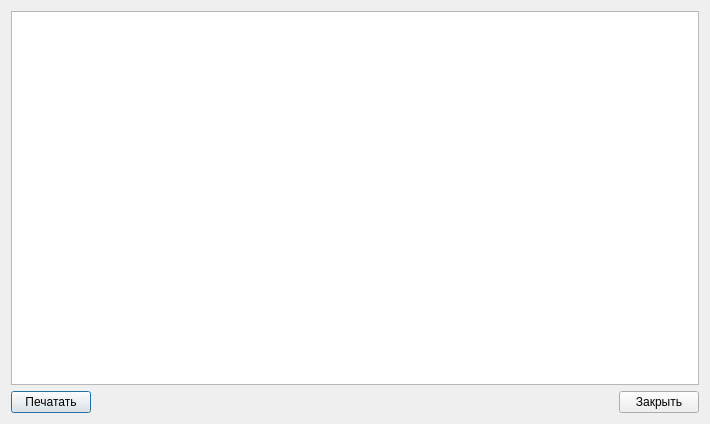
<?xml version="1.0" encoding="UTF-8"?>
<ui version="4.0">
 <class>PrintBillDialog</class>
 <widget class="QDialog" name="PrintBillDialog">
  <property name="geometry">
   <rect>
    <x>0</x>
    <y>0</y>
    <width>710</width>
    <height>424</height>
   </rect>
  </property>
  <property name="windowTitle">
   <string>Dialog</string>
  </property>
  <layout class="QVBoxLayout" name="verticalLayout">
   <item>
    <widget class="QTextBrowser" name="textBrowser"/>
   </item>
   <item>
    <layout class="QHBoxLayout" name="horizontalLayout">
     <item>
      <widget class="QPushButton" name="printPushButton">
       <property name="text">
        <string>Печатать</string>
       </property>
       <property name="icon">
        <iconset resource="kcrm.qrc">
         <normaloff>:/images/printer-1.png</normaloff>:/images/printer-1.png</iconset>
       </property>
       <property name="iconSize">
        <size>
         <width>32</width>
         <height>32</height>
        </size>
       </property>
      </widget>
     </item>
     <item>
      <spacer name="horizontalSpacer">
       <property name="orientation">
        <enum>Qt::Horizontal</enum>
       </property>
       <property name="sizeHint" stdset="0">
        <size>
         <width>40</width>
         <height>20</height>
        </size>
       </property>
      </spacer>
     </item>
     <item>
      <widget class="QPushButton" name="closePushButton">
       <property name="text">
        <string>Закрыть</string>
       </property>
       <property name="icon">
        <iconset resource="kcrm.qrc">
         <normaloff>:/images/cancel32.png</normaloff>:/images/cancel32.png</iconset>
       </property>
       <property name="iconSize">
        <size>
         <width>32</width>
         <height>32</height>
        </size>
       </property>
      </widget>
     </item>
    </layout>
   </item>
  </layout>
 </widget>
 <resources>
  <include location="kcrm.qrc"/>
 </resources>
 <connections/>
</ui>
